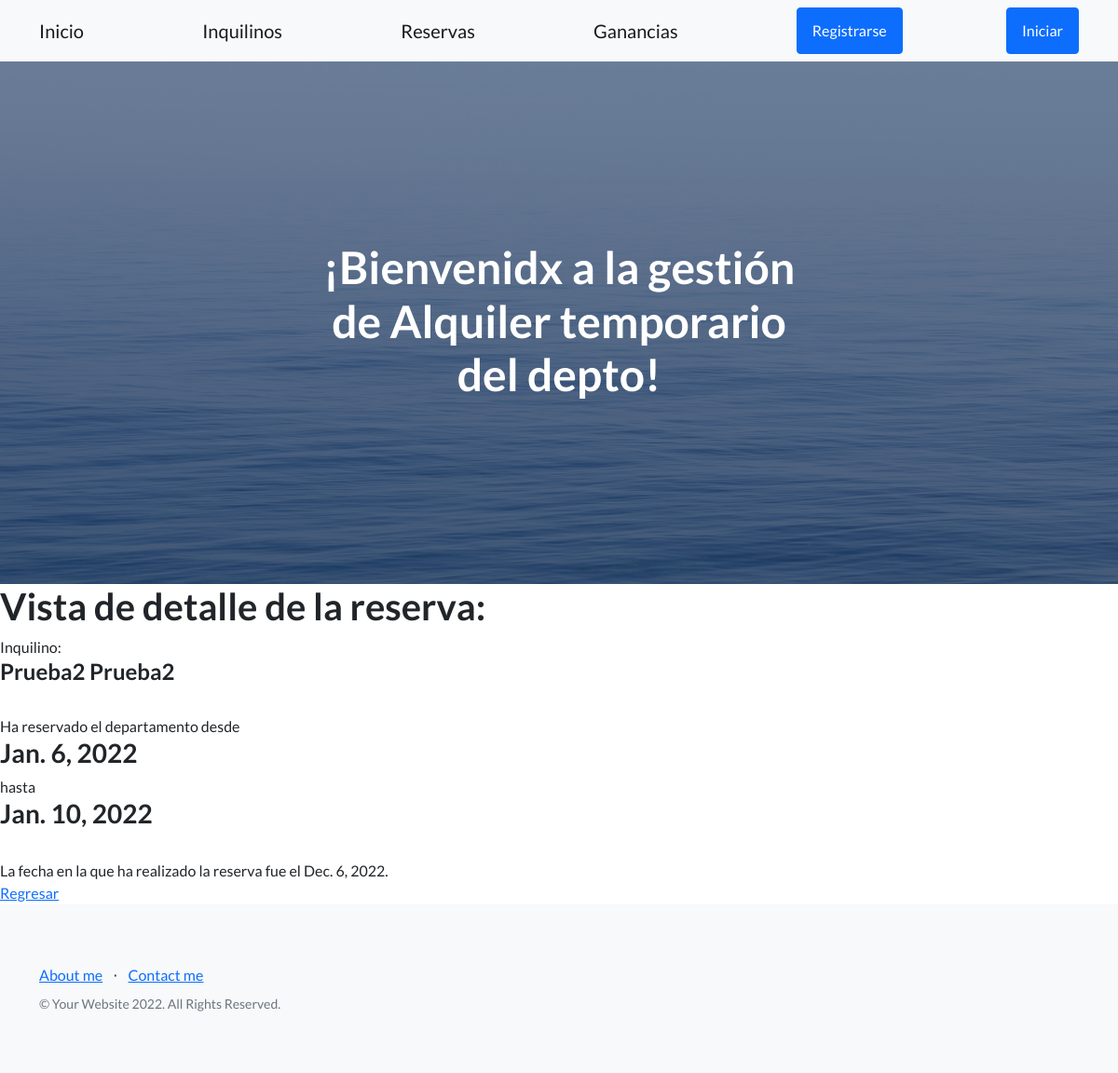
The page /emp-app1/booking-detail/2 on the database its author committed.
### EmpApp1/models.py (models this page shows, shortened)
class Booking (models.Model):
    person = models.ForeignKey(Person,on_delete=models.CASCADE, blank= False, null= False, verbose_name= 'Inquilino')
    date_in = models.DateField(max_length=30, verbose_name= 'Fecha de entrada')
    date_out = models.DateField(max_length=30, verbose_name= 'Fecha de salida')
    date_registered = models.DateField(auto_now_add=True)
    class Meta:
        db_table = 'Booking'
        verbose_name = 'Reserva'
        verbose_name_plural = 'Reservas'
        ordering = ['date_registered']

class Person (models.Model):
    first_name = models.CharField(max_length=30, verbose_name= 'Nombre')
    last_name = models.CharField(max_length=30, verbose_name= 'Apellido')
    dni = models.CharField(max_length=10, verbose_name='DNI')
    tel = models.CharField(max_length=30, verbose_name= 'Telefono')
    email = models.EmailField(max_length=50, verbose_name= 'Email')
    def __str__(self):
        return f'{self.first_name} {self.last_name}'
    class Meta:
        db_table = 'Person'
        verbose_name = 'Inquilino'
        verbose_name_plural = 'Inquilinos'
        ordering = ['last_name']

### EmpApp1/views.py (the view)
# urls.py: path('booking-detail/<pk>',booking_detail.as_view() , name="booking-detail"),
class booking_detail (DetailView):
    model = Booking
    template_name = 'booking_detail.html'
    context_object_name = "booking"

### EmpApp1/Templates/booking_detail.html
{% extends 'temp_padre.html' %}
{% load static %}
{% block ContenidoQueCambia %}
    <h1>Vista de detalle de la reserva:</h1>
    Inquilino: <h4>{{booking.person}}</h4><br>
    Ha reservado el departamento desde <h3>{{booking.date_in}}</h3> hasta <h3>{{booking.date_out}}</h3> <br>
    La fecha en la que ha realizado la reserva fue el {{booking.date_registered}}.
    <br>
    <a href="{% url 'booking-read' %}">Regresar</a>
{% endblock ContenidoQueCambia %}

### rows shown on the page
Booking: person "Prueba2 Prueba2", date_in "Jan. 6, 2022", date_out "Jan. 10, 2022", date_registered "Dec. 6, 2022"
